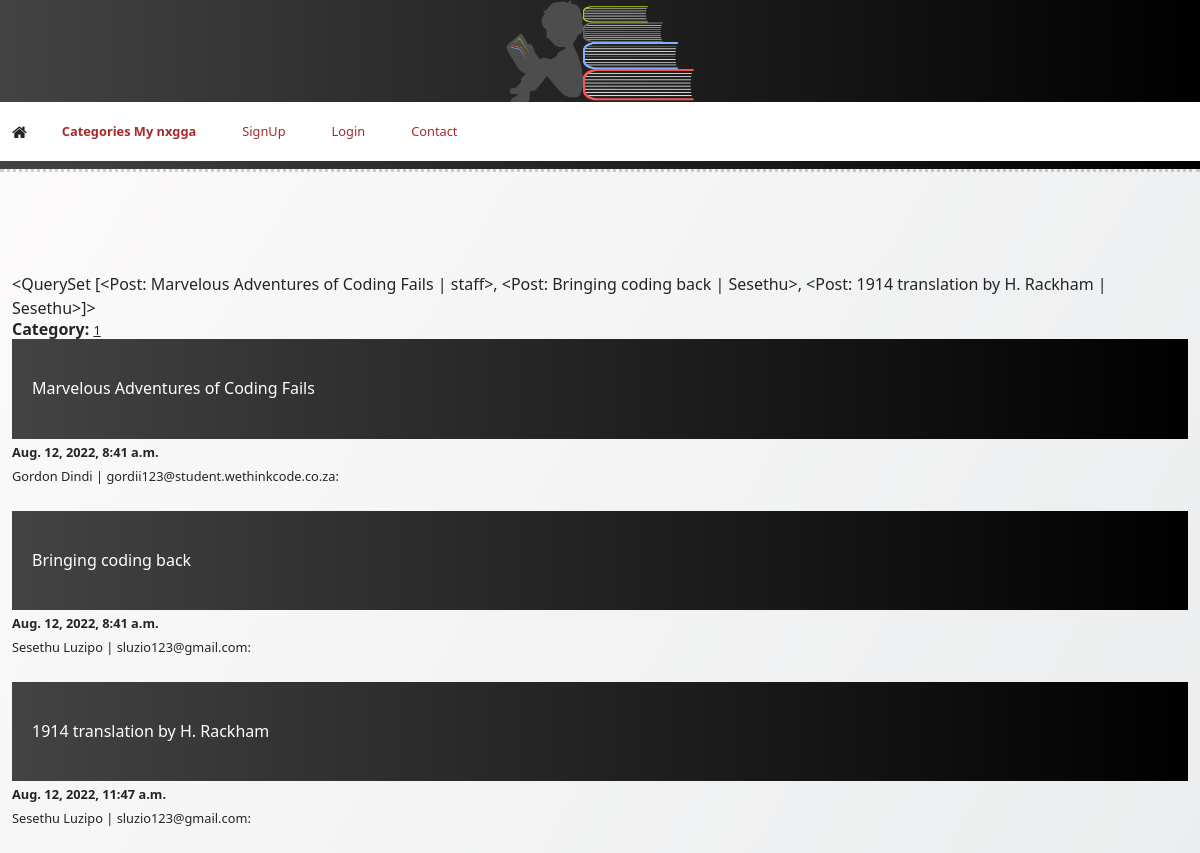
Page /category/1/ on the committed database.
### mySite/models.py (models this page shows, shortened)
class Post(models.Model):
    title = models.CharField(max_length=255)
    title_tag = models.CharField(max_length=255)
    author = models.ForeignKey(User, on_delete=models.CASCADE)
    body = models.TextField()
    post_date = models.DateTimeField(auto_now_add=True)
    category = models.CharField(max_length=255, default="Select")
    def __str__(self):
        return self.title + " | " + str(self.author)

### mySite/views.py (the view)
# urls.py: path("category/<str:categories>/", CategoryView, name="category"),
def CategoryView(request, categories):
    category_posts = Post.objects.filter(category=categories.replace("-", " "))
    context = {
        "categories": categories.title().replace("-", " "),
        "category_posts": category_posts,
    }
    return render(request, "../templates/registration/categories/categories.html", context)

### templates/registration/categories/categories.html (shortened to what this page needs)
{% extends 'base.html' %}
{% block content %}
{{ category_posts}}
{% if category_posts %}
<h2><strong>Category: </strong><u><small>{{categories}}</small></u></h2>
<ul>
{% for post in category_posts %}
<li>
    <a href ="{% url 'post-details' post.pk %}">
        <h3>{{ post.title }}</h3></a>
    <small><strong> {{ post.post_date }} </strong></small><br>
    <small><h7>{{ post.author.first_name }}
    {{ post.author.last_name }} |
    {{ post.author.email }}: </h7></small>
    <br><br>
</li>
{% endfor %}
</ul>
{% else %}
    <h2> This category does not posts</h2>
    <h3> Redirecting to Homepage</h3>
{% endif %}
{% endblock %}

### templates/base.html (shortened to what this page needs)
<!doctype html>
<html lang="en">
<head>
  {% load static %}
  <link href="https://cdn.jsdelivr.net/npm/bootstrap@5.2.0/dist/css/bootstrap.min.css" rel="stylesheet">
  <link rel="stylesheet" href="https://unpkg.com/tailwindcss@2.2.19/dist/tailwind.min.css" />
  <link rel="stylesheet" href="https://cdnjs.cloudflare.com/ajax/libs/font-awesome/4.7.0/css/font-awesome.min.css">
  <link rel="stylesheet" href="{% static 'blog/style/styling.css' %}" />
</head>
<body>
  <div class="whole-container">
    <div class="header-container">
      <div class="flex justify-center">
        <div class="flex-aself-center flex-column">
          <div class="img">
            <img src="{% static 'blog/img/kid.png' %}">
          </div>
        </div>
      </div>
      <div class="row-navbar">
        <nav class="navbar navbar-expand-lg">
          <div class="container-fluid">
            <div class="collapse navbar-collapse" id="navbarSupportedContent">
              <a class="fa fa-home" href="{% url 'home' %}"></a>
              {% include 'components/base_page/navbar.html' %}
            </div>
          </div>
        </nav>
      </div>
    </div>
  </div>
  <div class="whole-container">
    <hr class="line">
    <div class="container">
      {% block content %}
      {% endblock %}
    </div>
  </div>
</body>
</html>

### templates/components/base_page/navbar.html
<ul class="navbar-nav mr-auto">
  {% if category_menu %}
  <li class="nav-item dropdown">
    <div class="dropdown">
      <a class="nav-link dropdown-toggle" href="" id="navbarDropdown" role="button" data-toggle="dropdown" aria-haspopup="true" aria-expanded="false">
        Categories
      </a>
      <div class="dropdown-content">
        {% for item in category_menu %}
        <a href="{% url 'category' item|slugify %}">{{item.name}}</a>
        {% endfor %}
      </div>
    </div>
  </li>
  {% else %}
    <li class="nav-item">
      <strong><small><a class="nav-link" href="{% url 'category_list' %}">Categories My nxgga</a></small></strong>
    </li>
  {% endif %}
  {% if user.is_authenticated %}
  <li class="nav-item">
      <strong><small><a class="nav-link" href="{% url 'adding_posts' %}">Add Posts</a></small></strong>
  </li>
  <li class="nav-item">
      <strong><small><a class="nav-link" href="{% url 'adding_categories' %}">Add Category</a></small></strong>
  </li>
  <li class="nav-item">
      <small><a class="nav-link" href="{% url 'logout' %}">Logout</a></small>
  </li>
  {% else %}
  <li class="nav-item">
      <small><a class="nav-link" href="{% url 'register' %}">SignUp</a></small>
  </li>
  <li class="nav-item">
      <small><a class="nav-link" href="{% url 'login' %}">Login</a></small>
  </li>
  <li class="nav-item">
    <small><a class="nav-link" href="">Contact</a></small>
  </li>
  {% endif %}
</ul>

### static/blog/style/styling.css (style rules this page uses)
.navbar-nav { padding: 12px 12px; text-align: justify; color: white; background-color: transparent; }
.nav-item { padding: 0px 15px; background-color: transparent; }
body { background-image: linear-gradient(120deg, #fdfbfb 0%, #ebedee 100%); }
.img { height: 5cm; width: 5cm; display: inline-block; vertical-align: top; }
.justify-center { height: 94px; background-image: linear-gradient(to right, #434343 0%, black 100%); }
.header-container { background-image: linear-gradient(to right, #434343 0%, black 100%); }
hr.line { border-top: 3px dotted rgb(76, 76, 76); }
.container { max-width: 1290px; padding-top: 100px; }
ul { background-color: transparent; }
h3 { background-image: linear-gradient(to right, #434343 0%, black 100%); color: white; padding: 40px 20px 40px 20px; }
a.nav-link { color: brown; }
div.container-fluid { background-color: white; }

### rows in the picture
Post: title+author "<QuerySet [<Post: Marvelous Adventures of Coding Fails | staff>, <Post: Bringing coding back | Sesethu>, <Post: 1914 translation by H. Rackham | Sesethu>]>", title "Marvelous Adventures of Coding Fails", post_date "Aug. 12, 2022, 8:41 a.m.", author.first_name "Gordon", author.last_name "Dindi", author.email "gordii123@student.wethinkcode.co.za"
Post: title "Bringing coding back", post_date "Aug. 12, 2022, 8:41 a.m.", author.first_name "Sesethu", author.last_name "Luzipo", author.email "sluzio123@gmail.com"
Post: title "1914 translation by H. Rackham", post_date "Aug. 12, 2022, 11:47 a.m.", author.first_name "Sesethu", author.last_name "Luzipo", author.email "sluzio123@gmail.com"

### other values in the picture
{{ categories }} "1"
